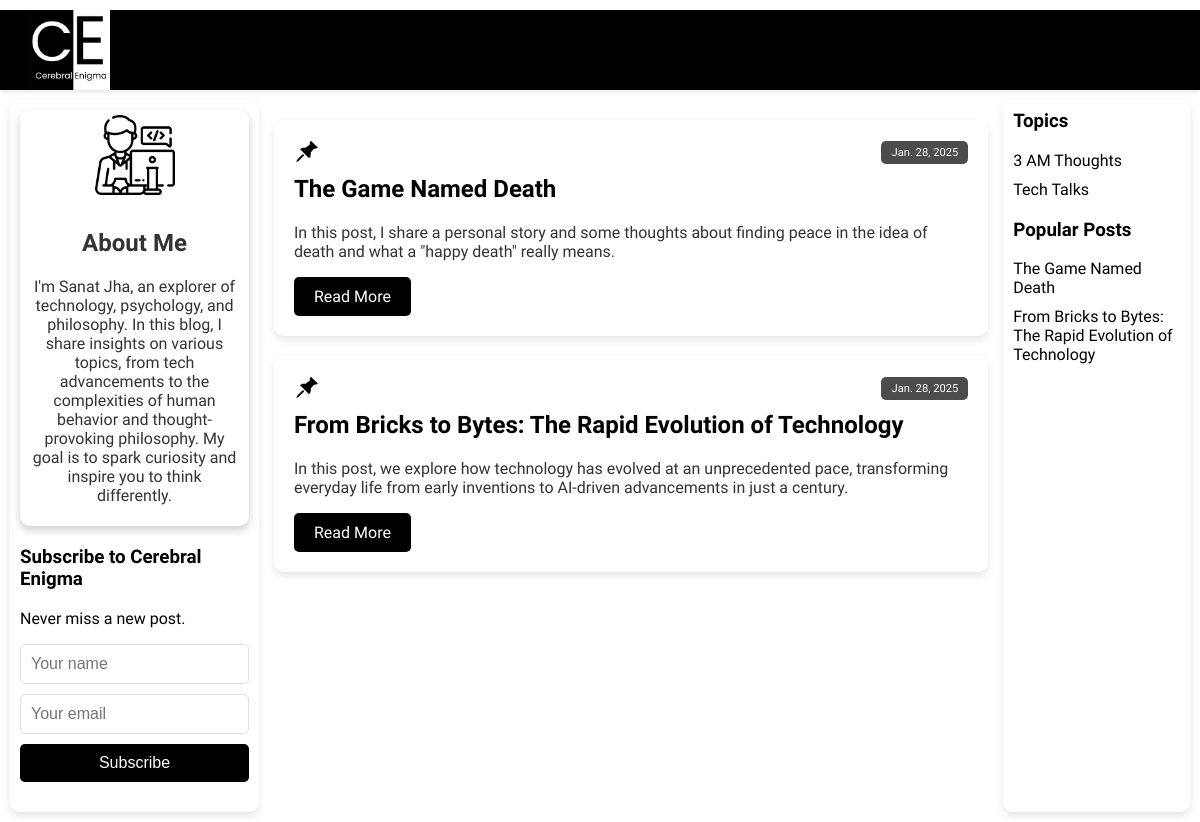
Before: / with the older database file.
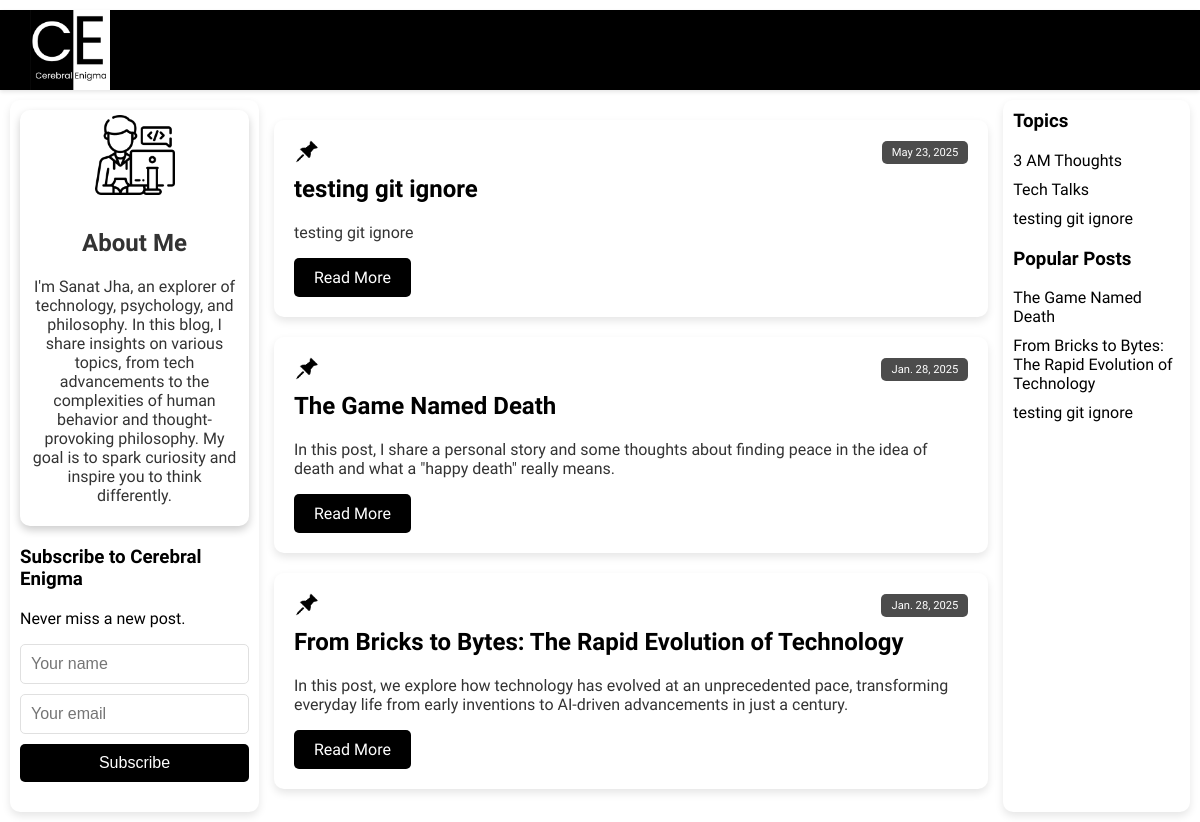
After: the same page with the newer database file.
### CerebralEnigmaBlog/models.py (models this page shows, shortened)
class Post(models.Model):
    title = models.CharField(max_length=200,unique=True)
    description = models.TextField(default=" ",max_length=600)
    content = models.TextField(default=" ")
    date = models.DateField(default=date.today)
    views = models.IntegerField(default=0)

class Category(models.Model):
    name = models.CharField(max_length=100, unique=True)
    posts = models.ManyToManyField('Post', related_name='categories')

### CerebralEnigmaBlog/views.py (the view)
# urls.py: 2. Add a URL to urlpatterns:  path('', views.home, name='home')
def home(request):
    context = {
        "displayAll" : False,
        "categories": Category.objects.all(),
        "posts": Post.objects.all().order_by('-date'),
        "topposts": Post.objects.all().order_by('-views')[:5],
    }
    return render(request, "home.html", context)

### templates/home.html (shortened to what the changed rows need)
{% load static %}
{% load custom_tags %}
<!DOCTYPE html>
<html lang="en">
<head>
    <link rel="stylesheet" href="{% static 'css/home.css' %}">
</head>
<body>
    <main class="container">
        <div class="content">
            <aside class="sidebar left-sidebar">
                <div class="sidebar-widget about-widget">
                    <a href="https://sanatjha.me">
                        <div class="about-section">
                            <div class="about-text">
                                <h2>About Me</h2>
                            </div>
                        </div>
                    </a>
                </div>
            </aside>
            <section class="blog-posts" id="blog-posts" aria-label="Blog posts">
                {% for post in posts %}
                <article class="post-card hidden">
                    <header class="post-header">
                        <img src="{% static 'pin.png' %}" class="paper-icon" alt="" aria-hidden="true" width="20"
                            height="20">
                        <time class="post-date" datetime="{{ post.date|date:'Y-m-d' }}">{{ post.date }}</time>
                    </header>
                    <div class="post-content">
                        <h2 class="post-title"><a href="/post/{{ post.title }}">{{ post.title }}</a></h2>
                        <p class="post-excerpt">{{ post.description }}</p>
                        <a href="/post/{{ post.title }}" class="read-button"
                            aria-label="Read more about {{ post.title }}">Read More</a>
                    </div>
                </article>
                {% endfor %}
            </section>
            <aside class="sidebar right-sidebar">
                <div class="laptopshow">
                    <nav class="categories-nav" aria-label="Blog categories">
                        <div class="sidebar-widget">
                            <ul class="topics">
                                {% for category in categories %}
                                <li><a href="/category/{{ category.name }}">{{ category.name }}</a></li>
                                {% endfor %}
                            </ul>
                        </div>
                    </nav>
                    <div class="sidebar-widget">
                        <ul class="top-posts">
                            {% for post in topposts %}
                            <li><a href="/post/{{ post.title }}" title="Read {{ post.title }}">{{ post.title }}</a></li>
                            {% endfor %}
                        </ul>
                    </div>
                </div>
            </aside>
        </div>
    </main>
</body>
</html>

Changed rows visible on the page:
added Post: date "May 23, 2025", title "testing git ignore", description "testing git ignore"
added Category: name "testing git ignore"
